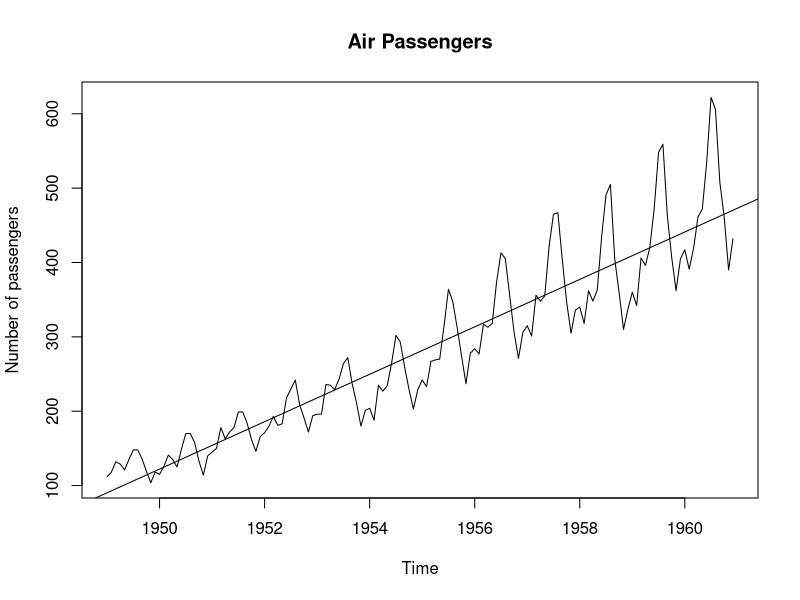
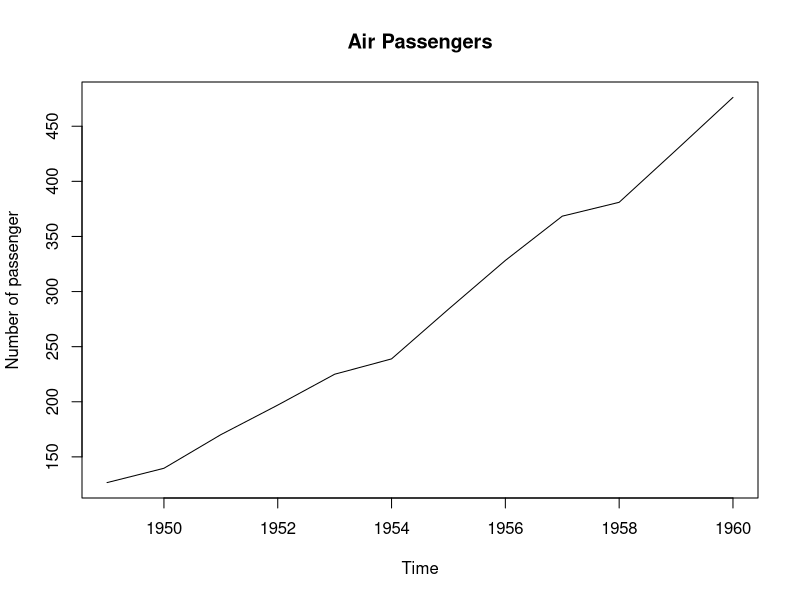
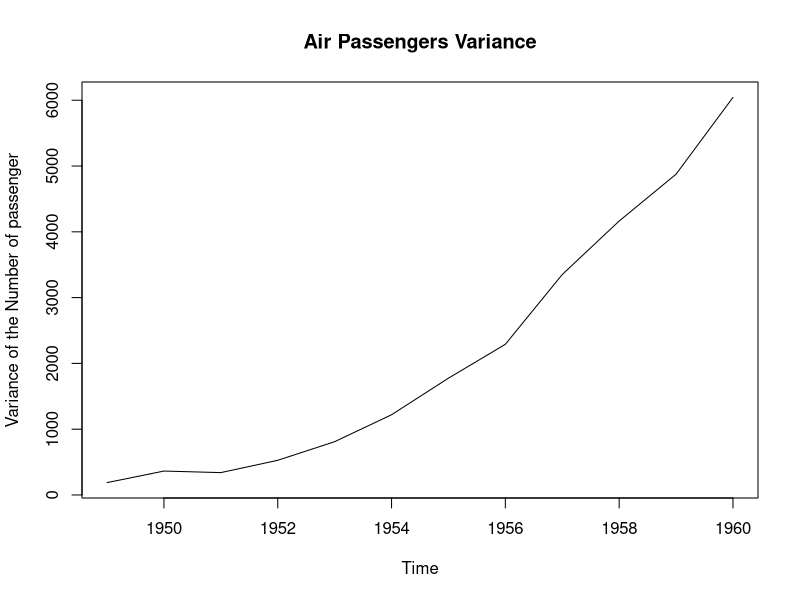
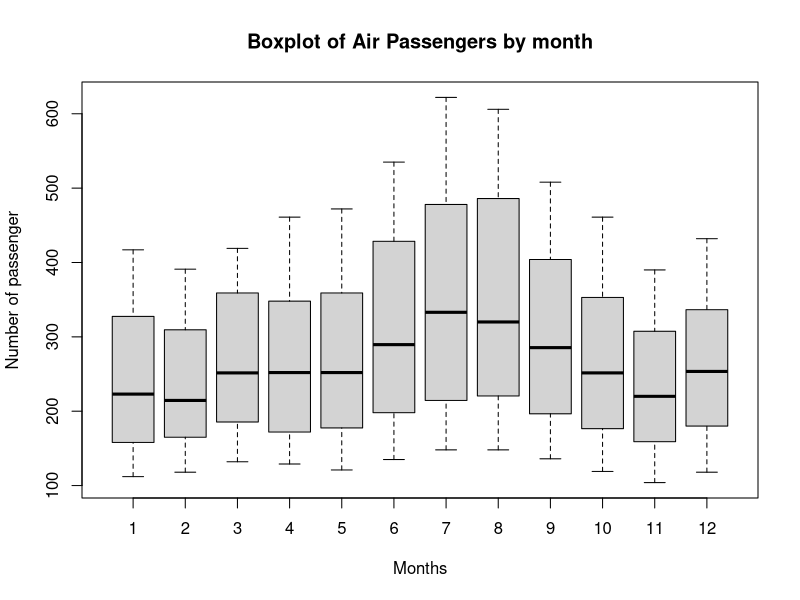
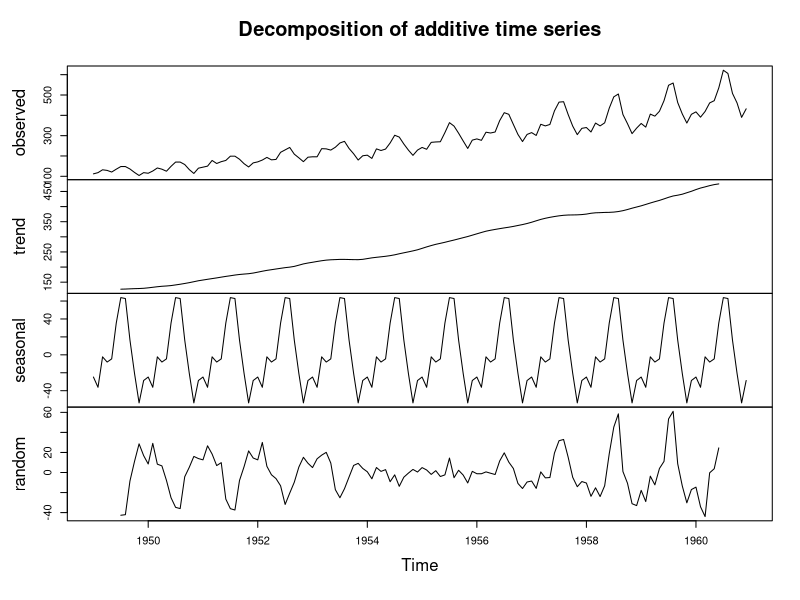
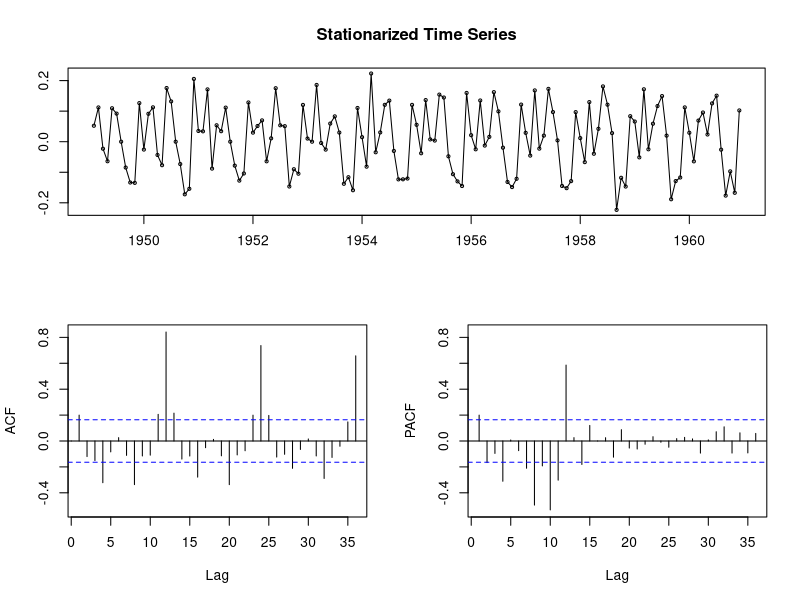
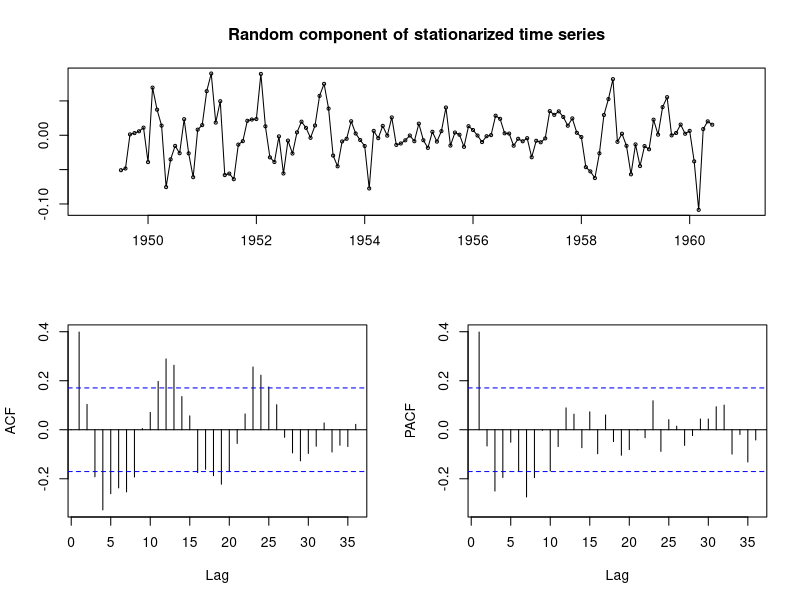
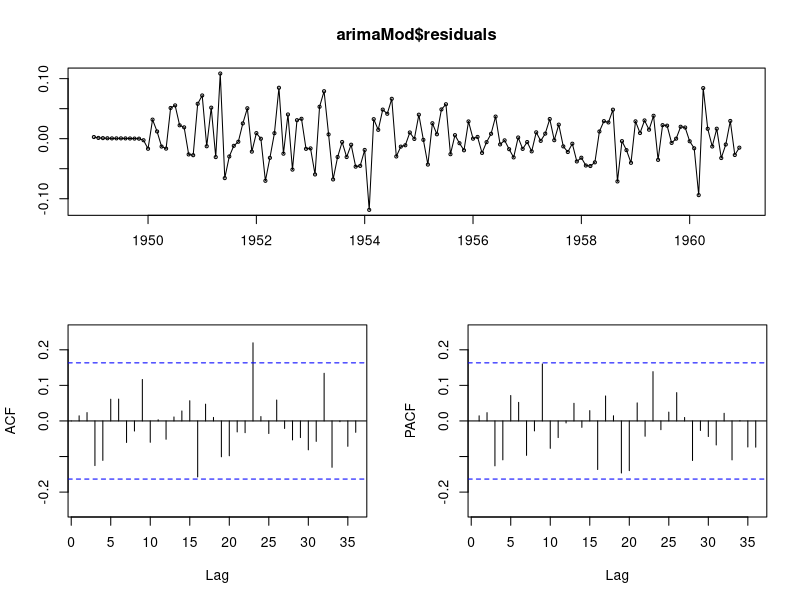

R code for these plots, in order:
## ---- chunk 1
data("AirPassengers")
air <- AirPassengers

## ---- chunk 2
library(tseries)
library(forecast)

## ---- chunk 3
class(air)
start(air)
end(air)
## ---- chunk 4
frequency(air)
## ---- chunk 5
summary(air)
## ---- chunk 6
plot(air, ylab = "Number of passengers", main = "Air Passengers")
abline(reg = lm(air~time(air)))
## ---- chunk 7
cycle(air)
plot(aggregate(air, FUN = mean), ylab = "Number of passenger", main = "Air Passengers")
plot(aggregate(air, FUN = var), ylab = "Variance of the Number of passenger", main = "Air Passengers Variance")
## ---- chunk 8
boxplot(air~cycle(air), ylab = "Number of passenger", xlab = "Months", main = "Boxplot of Air Passengers by month")
## ---- chunk 9
air_decomp <- decompose(air)
plot(air_decomp)
## ---- chunk 10
ndiffs(air)
## ---- chunk 11
adf.test(diff(log(air)), alternative = "stationary", k =0)
## ---- chunk 12
tsdisplay(diff(log(air)), main = "Stationarized Time Series")
## ---- chunk 13
tsdisplay(decompose(log(air))$random, main = "Random component of stationarized time series")
## ---- chunk 14
arimaMod <- auto.arima(log(air), d=1)
arimaMod
## ---- chunk 15
tsdisplay(arimaMod$residuals)
## ---- chunk 16
pred <- predict(arimaMod, n.ahead = 120)
ts.plot(air,2.718^pred$pred, log = "y", lty = c(1,3), col = c("black", "red"), ylab = "Number of Air Passengers", main = "Actual and 10-year Forecast Number of the Air Passengers")
legend("topleft", legend = c("Actual", "Forecast"), col = c("black", "red"), lty = c(1,3))
